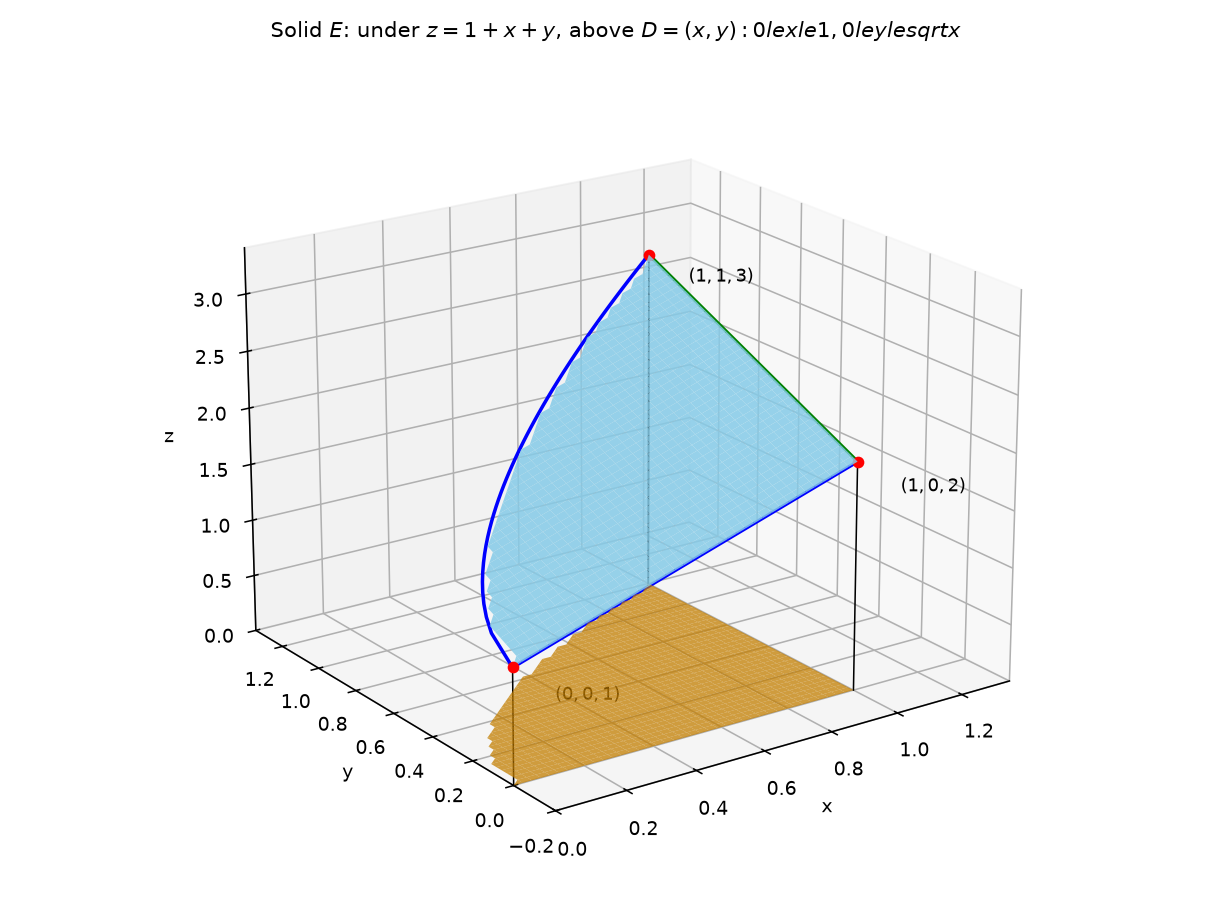

Here is the Python script that generated this plot:
"""Part 1, Figure 1 - 3D sketch of the solid E for exercise 15.7.39.

E: under plane z = 1 + x + y, above D = {0 <= x <= 1, 0 <= y <= sqrt(x)}.
"""
import numpy as np
import matplotlib
matplotlib.use("Agg")
import matplotlib.pyplot as plt

fig = plt.figure(figsize=(8.8, 6.6))
ax = fig.add_subplot(111, projection="3d")

# Top: plane z = 1 + x + y over D (masked with NaN outside D)
X, Y = np.meshgrid(np.linspace(0, 1, 40), np.linspace(0, 1, 40))
Z = np.where(Y <= np.sqrt(X), 1 + X + Y, np.nan)
ax.plot_surface(X, Y, Z, color="skyblue", alpha=0.85, edgecolor="none")

# Bottom cap z = 0 over D
Xb, Yb = np.meshgrid(np.linspace(0, 1, 40), np.linspace(0, 1, 40))
Zb = np.where(Yb <= np.sqrt(Xb), np.zeros_like(Xb), np.nan)
ax.plot_surface(Xb, Yb, Zb, color="orange", alpha=0.75, edgecolor="none")

# Boundary edges of the top plane
xs = np.linspace(0, 1, 60)
ax.plot(xs, np.sqrt(xs), 1 + xs + np.sqrt(xs), "b-", lw=1.8)   # y = sqrt(x) edge
ax.plot(xs, np.zeros_like(xs), 1 + xs, "b-", lw=1.8)            # y = 0 edge
ys = np.linspace(0, 1, 30)
ax.plot(np.ones_like(ys), ys, 2 + ys, "g-", lw=1.8)             # x = 1 edge
# vertical edges down to z=0
ax.plot([0, 0], [0, 0], [1, 0], "k-", lw=0.8)
ax.plot([1, 1], [0, 0], [2, 0], "k-", lw=0.8)
ax.plot([1, 1], [1, 1], [3, 0], "k-", lw=0.8)
ax.plot([1, 1], [np.sqrt(1), np.sqrt(1)], [3, 0], "k-", lw=0.8)

for P, name in [((0, 0, 1), r"$(0,0,1)$"), ((1, 0, 2), r"$(1,0,2)$"),
                ((1, 1, 3), r"$(1,1,3)$")]:
    ax.scatter(*P, color="r", s=25)
    ax.text(P[0] + 0.03, P[1] - 0.15, P[2] - 0.15, name, fontsize=9)

ax.set_xlabel("x"); ax.set_ylabel("y"); ax.set_zlabel("z")
ax.set_xlim(0, 1.35); ax.set_ylim(-0.2, 1.35); ax.set_zlim(0, 3.4)
ax.view_init(elev=20, azim=-125)
ax.set_title(rf"Solid $E$: under $z = 1+x+y$, above $D = {{(x,y): 0le xle 1, 0le ylesqrt{{x}}}}$",
             fontsize=11)
fig.tight_layout()
fig.savefig("calculus-15.7.39/solution/part1_figure1.png", dpi=140)
print("saved part1_figure1.png")
